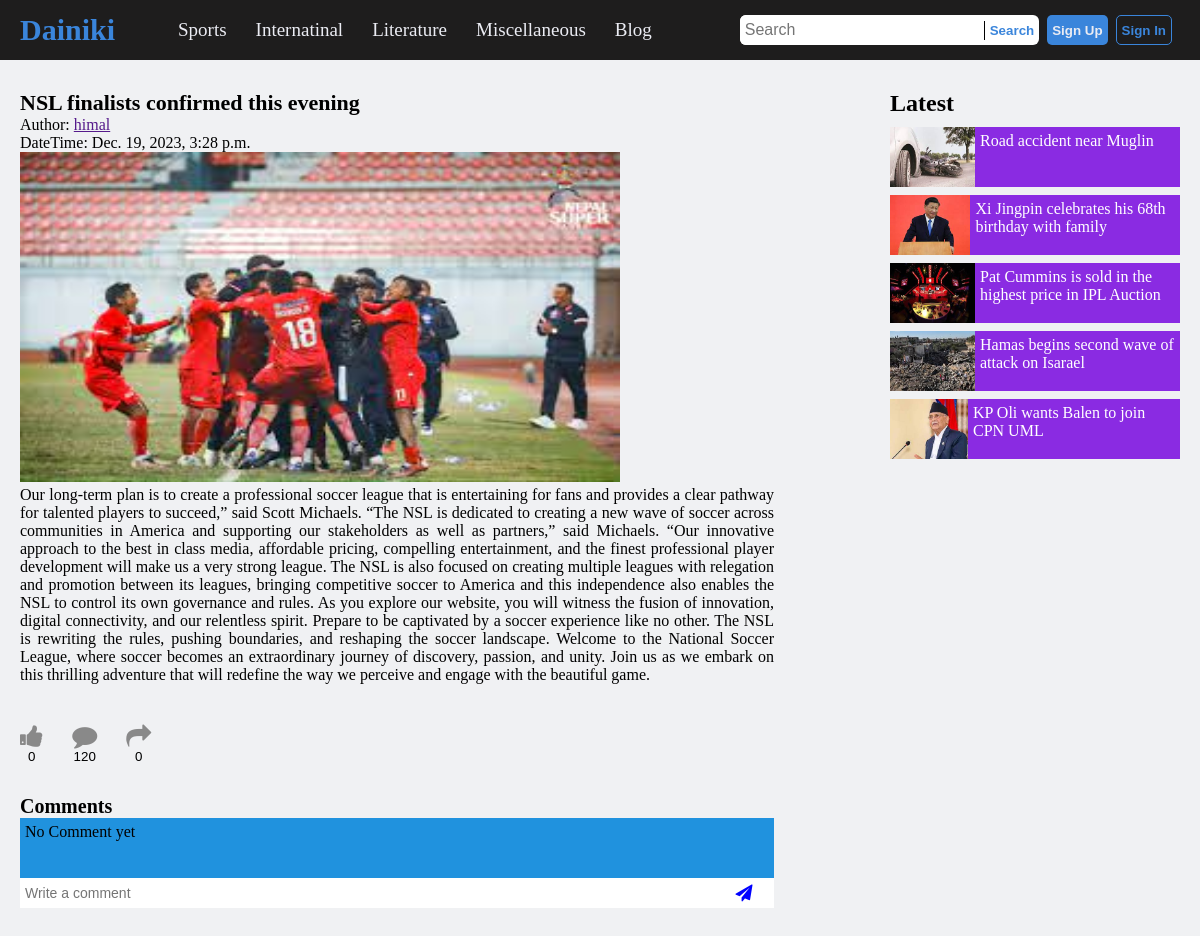
The app's page /read/nsl-finalists-confirmed-this-evening with its own data.
### app/models.py (models this page shows, shortened)
class Post(models.Model):
    title = models.CharField(max_length = 100)
    body = models.TextField()
    date_published = models.DateTimeField(default = timezone.now)
    category = models.ForeignKey(Category,on_delete = models.CASCADE)
    relevant_image = models.ImageField(upload_to='photos/')
    author = models.ForeignKey(User,on_delete = models.CASCADE)
    comment_counter = models.PositiveIntegerField(default = 0)
    like_counter = models.PositiveIntegerField(default = 0)
    share_counter = models.PositiveIntegerField(default = 0)
    slug = models.SlugField(default = "",null = False)

### app/views.py (the view)
# urls.py: path('read/<slug:slug>',views.read,name='read'),
def read(req,slug):
    post = Post.objects.get(slug = slug)
    posts = Post.objects.all().order_by('-date_published').values()
    return render(req,'read.html',{'datum':post,'data':posts})

### templates/read.html (shortened to what this page needs)
{% load static %}
<!DOCTYPE html>
<html lang="en">
<head>
    <link rel="stylesheet" href="{% static 'css/styles.css' %}">
    <link rel="stylesheet" href="https://cdnjs.cloudflare.com/ajax/libs/font-awesome/4.7.0/css/font-awesome.min.css">
</head>
<body>
    {% include "navbar.html" %}
    <div class="news-read-container">
        <div class="main-news">
            <div class="title">
                <p>{{datum.title}}</p>
            </div>
            <p>Author: <a href="">{{datum.author}}</a></p>
            <p>DateTime: {{datum.date_published}}</p>
            <div class="image-container">
                <img src="{{datum.relevant_image.url}}" alt="" width="600" height="330">
            </div>
            <div class="body">
                <p>{{datum.body}}</p>
            </div>
            <div class="post-actions">
                <button><i class="fa fa-thumbs-up" aria-hidden="true"></i><p>0</p></button>
                <button><i class="fa fa-comment"></i><p>120</p></button>
                <button><i class="fa fa-share"></i><p>0</p></button>
            </div>
            <div class="commentbox-container">
                <h3>Comments</h3>
                <div class="commentbox">
                    <p>No Comment yet</p>
                </div>
                <form action="" class="commentform">
                    <input type="text" name="" id="write-comment" placeholder="Write a comment"/>
                    <button type="submit"><i class="fa fa-paper-plane"></i></button>
                </form>
            </div>
        </div>
        <div class="latest-news">
            <h2>Latest</h2>
           <div class="latest-container">
            {% for x in data %}
            {% if x.slug == datum.slug %}
            {% else %}
            <a href="{% url 'read' x.slug %}" class="latest-row">
                <img src="../media/{{x.relevant_image}}" alt=""  height="60" width="85">
                <div class="latest-row-title">
                    <p>{{x.title}}</p>
                </div>
            </a>
            {% endif %}
            {% endfor %}
           </div>
        </div>
    </div>
</body>
</html>

### static/css/styles.css (style rules this page uses)
* { margin: 0; padding: 0; box-sizing: border-box; }
:root { --highlight-color: rgb(58, 133, 219); --text-color: rgb(235, 236, 243); --body-bg: rgb(240, 241, 243); --container-bg1: #1e1d1d; }
body { background-color: var(--body-bg); }
.news-read-container { width: 100%; padding: 30px 20px; display: flex; justify-content: space-between; }
.main-news { width: 65%; }
.main-news .title p { font-size: 22px; font-weight: 600; }
.main-news .body { text-align: justify; }
.latest-news { width: 25%; }
.latest-news h2 { margin-bottom: 10px; }
.latest-row { height: 60px; width: 100%; display: flex; justify-content: flex-start; background-color: blueviolet; text-decoration: none; margin-bottom: 8px; }
.latest-row-title { padding: 5px; }
.latest-row-title p { color: #fff; }
.post-actions { margin-top: 40px; }
.post-actions button { margin-right: 25px; background-color: transparent; border: none; }
.post-actions button i { font-size: 25px; color: #898989; }
.commentbox-container { margin-top: 30px; }
.commentbox-container h3 { font-size: 20px; }
.commentbox { background-color: #2092de; min-height: 60px; width: 100%; padding: 5px; }
.commentform { display: flex; }
.commentform #write-comment { resize: none; width: calc(100% - 60px); height: 30px; border: none; background-color: #ffffff; padding: 2px 5px; outline: none; font-size: 14px; }
.commentform button { width: 60px; background-color: #fff; border: none; cursor: pointer; }
.commentform button i { font-size: 17px; color: blue; }

### records on screen
Post: title "NSL finalists confirmed this evening", author "himal", date_published "Dec. 19, 2023, 3:28 p.m.", relevant_image (picture), body "Our long-term plan is to create a professional soccer league that is entertaining for fans and provides a clear pathway for talented players to succeed,” said Scott Michaels. “The NSL is dedicated to creating a new wave of soccer across communities in America and supporting our stakeholders as well as partners,” said Michaels. “Our innovative approach to the best in class media, affordable pricing, compelling entertainment, and the finest professional player development will make us a very strong league. The NSL is also focused on creating multiple leagues with relegation and promotion between its leagues, bringing competitive soccer to America and this independence also enables the NSL to…"
Post: relevant_image (picture), title "Road accident near Muglin"
Post: relevant_image (picture), title "Xi Jingpin celebrates his 68th birthday with family"
Post: relevant_image (picture), title "Pat Cummins is sold in the highest price in IPL Auction"
Post: relevant_image (picture), title "Hamas begins second wave of attack on Isarael"
Post: relevant_image (picture), title "KP Oli wants Balen to join CPN UML"
